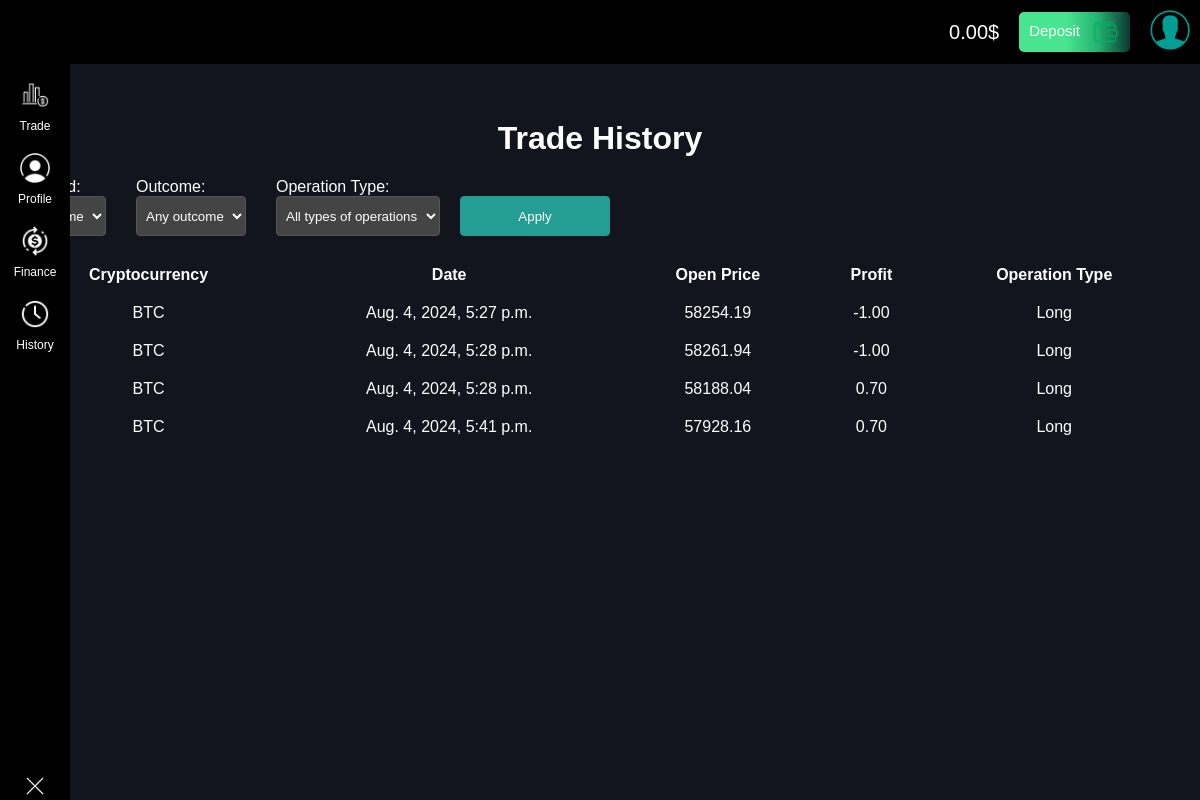
The app's page /history/ (signed in), older data.
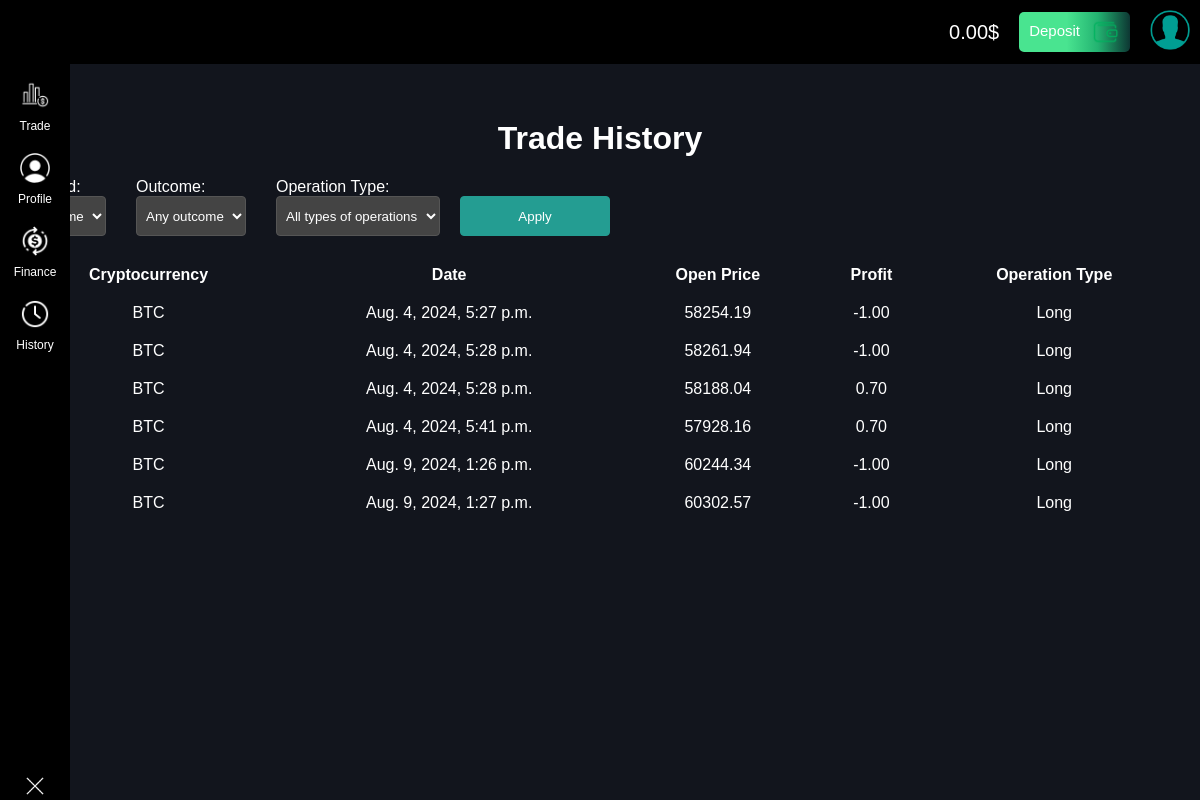
The same page, newer data.
### app/models.py (models this page shows, shortened)
class Position(models.Model):
    POSITION_TYPES = (
        ('long', 'Long'),
        ('short', 'Short'),
    )
    user = models.ForeignKey(CustomUser, on_delete=models.CASCADE)
    crypto = models.ForeignKey(CryptoCurrency, on_delete=models.CASCADE)
    position_type = models.CharField(max_length=5, choices=POSITION_TYPES)
    amount = models.DecimalField(max_digits=10, decimal_places=2)
    open_price = models.DecimalField(max_digits=10, decimal_places=2)
    open_time = models.DateTimeField(auto_now_add=True)
    duration = models.IntegerField()
    closed = models.BooleanField(default=False)
    demo = models.BooleanField(default=False)
    profit = models.DecimalField(max_digits=10, decimal_places=2, null=True, blank=True)

class CryptoCurrency(models.Model):
    name = models.CharField(max_length=50)
    symbol = models.CharField(max_length=10)
    img = models.ImageField(upload_to="Img/", verbose_name="Изображение продукта")

### app/views.py (the view)
# urls.py: path('history/', PositionListView.as_view(), name='history'),
class PositionListView(LoginRequiredMixin, ListView):
    model = Position
    template_name = 'app/history.html'
    context_object_name = 'positions'
    login_url = '/login'
    redirect_field_name = 'redirect_to'
    def get_queryset(self):
        queryset = super().get_queryset().filter(user=self.request.user)
        form = PositionFilterForm(self.request.GET)
        if form.is_valid():
            period = form.cleaned_data.get('period')
            outcome = form.cleaned_data.get('outcome')
            position_type = form.cleaned_data.get('position_type')
            if period == 'year':
                queryset = queryset.filter(open_time__gte=timezone.now() - timezone.timedelta(days=365))
            elif period == 'month':
                queryset = queryset.filter(open_time__gte=timezone.now() - timezone.timedelta(days=30))
            if outcome == 'positive':
                queryset = queryset.filter(profit__gt=0)
            elif outcome == 'negative':
                queryset = queryset.filter(profit__lt=0)
            if position_type == 'long':
                queryset = queryset.filter(position_type='long')
            elif position_type == 'short':
                queryset = queryset.filter(position_type='short')
        return queryset
    def get_context_data(self, **kwargs):
        context = super().get_context_data(**kwargs)
        context['form'] = PositionFilterForm(self.request.GET)
        context['balance'] = self.request.user.balance
        return context

### app/forms.py
class PositionFilterForm(forms.Form):
    PERIOD_CHOICES = [
        ('all_time', 'All time'),
        ('year', 'Year'),
        ('month', 'Month'),
    ]
    OUTCOME_CHOICES = [
        ('any', 'Any outcome'),
        ('positive', 'Positive'),
        ('negative', 'Negative'),
    ]
    POSITION_TYPE_CHOICES = [
        ('all', 'All types of operations'),
        ('long', 'Long'),
        ('short', 'Short'),
    ]
    period = forms.ChoiceField(choices=PERIOD_CHOICES, label="Period", required=False)
    outcome = forms.ChoiceField(choices=OUTCOME_CHOICES, label="Outcome", required=False)
    position_type = forms.ChoiceField(choices=POSITION_TYPE_CHOICES, label="Operation Type", required=False)

### app/templates/app/history.html
{% extends 'app/base.html' %}
{% load static %}
{% block content %}
<div class="history">
    <h1>Trade History</h1>
    <form method="get" class="filter-form">
        {{ form.as_p }}
        <button type="submit">Apply</button>
    </form>
    {% if positions|length > 0 %}
    <table>
        <thead>
            <tr>
                <th>Cryptocurrency</th>
                <th>Date</th>
                <th>Open Price</th>
                <th>Profit</th>
                <th>Operation Type</th>
            </tr>
        </thead>
        <tbody>
                {% for position in positions %}
                <tr>
                    <td>{{ position.crypto.name }}</td>
                    <td>{{ position.open_time }}</td>
                    <td>{{ position.open_price }}</td>
                    <td>{{ position.profit }}</td>
                    <td>{{ position.get_position_type_display }}</td>
                </tr>
                {% endfor %}
        </tbody>
    </table>
    {% else %}
        <h1>You have not made any trades</h1>
    {% endif %}
</div>
{% endblock %}

Row changes from the older to the newer data that the page shows:
added Position: crypto.name "BTC", open_time "Aug. 9, 2024, 1:26 p.m.", open_price "60244.34", profit "-1.00", position_type "Long"
added Position: crypto.name "BTC", open_time "Aug. 9, 2024, 1:27 p.m.", open_price "60302.57", profit "-1.00", position_type "Long"
